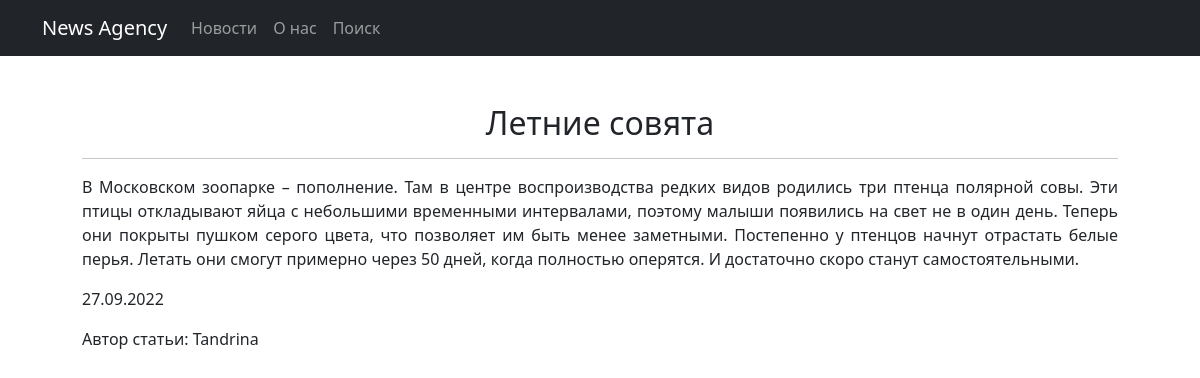
/posts/1, run on the app's committed database.
### posts/models.py (models this page shows, shortened)
class Post(models.Model):
    ARTICLE = 'AR'
    NEWS = 'NW'
    CATEGORIES = [
        (ARTICLE, 'статья'),
        (NEWS, 'новость'),
    ]
    articleType = models.CharField(max_length=2, choices=CATEGORIES, default=NEWS, verbose_name='Тип публикации')
    dateAdd = models.DateTimeField(auto_now_add=True, verbose_name='Дата публикации')
    headline = models.CharField(max_length=128, verbose_name='Заголовок')
    text = models.TextField(null=False, verbose_name='Текст статьи')
    rate = models.SmallIntegerField(default=0, verbose_name='рейтинг')
    creator = models.ForeignKey(Author, on_delete=models.CASCADE, verbose_name='Автор')
    postCategory = models.ManyToManyField(Category, through='PostCategory')
    class Meta:
        verbose_name = 'статья'
        verbose_name_plural = 'статьи'

class Author(models.Model):
    authorRate = models.SmallIntegerField(default=0)
    authorUser = models.OneToOneField(User, on_delete=models.CASCADE)
    def __str__(self):
        return f'{self.authorUser}'

### posts/views.py (the view)
# urls.py: path('<int:pk>', PostsDetails.as_view(), name='post_detail'),
class PostsDetails(DetailView):
    model = Post
    ordering = 'dateAdd'
    template_name = 'post.html'
    context_object_name = 'post'

### posts/templatetags/custom_filters.py (called while the page is built)
@register.filter()
def censor(value):
    words = ['хрень', 'пиздец', 'пипец', 'редис']
    try:
        isinstance(value, str)
    except ValueError:
        return f'Некорректный ввод текста'
    for w in words:
        if w in value.lower():
            value = value.replace(w[1:len(w)], '****')
    return value

### templates/post.html (shortened to what this page needs)
{% extends 'newsagency/default.html'%}
{% load custom_filters %}
{% block content %}
    <div style="margin: 10px 40px;">
        <h2 style="text-align: center;">{{ post.headline|censor }}</h2>
        <hr>
        <p style="text-align: justify;">{{ post.text|censor }}</p>
        <p style="text-align: left">{{ post.dateAdd|date:'d.m.Y' }}</p>
        <p style="text-align: left">Автор статьи: {{ post.creator }}</p>
    </div>
{% endblock content %}

### data on the page
Post: headline|censor "Летние совята", text|censor "В Московском зоопарке – пополнение. Там в центре воспроизводства редких видов родились три птенца полярной совы. Эти птицы откладывают яйца с небольшими временными интервалами, поэтому малыши появились на свет не в один день. Теперь они покрыты пушком серого цвета, что позволяет им быть менее заметными. Постепенно у птенцов начнут отрастать белые перья. Летать они смогут примерно через 50 дней, когда полностью оперятся. И достаточно скоро станут самостоятельными.", dateAdd "27.09.2022", creator "Tandrina"
